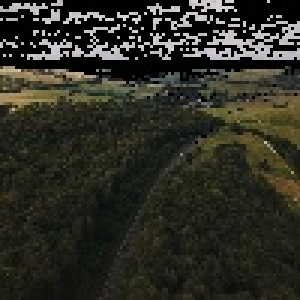
#> input picture debug_images/photo_01.jpeg, 100 x 100 px (shown 3 times larger)
$ python -i horizonDetector.py   (imports and definitions only)
#> lines starting #> are read from the running program, lines starting #| are printed output that depends on the picture; after the words box and inside, x2 and y2 are one past the last pixel; in counts of white or black regions, pixels touching at a corner belong together
import cv2
import numpy as np
from math import inf


# CONSTANTS
FOV = 60
LOWER_YELL = np.array([ 15,  50, 155])
UPPER_YELL = np.array([ 22, 205, 255])
LOWER_BLUE = np.array([ 90,   0, 100])
UPPER_BLUE = np.array([125, 255, 255])
LOWER_RED1 = np.array([  0,   0, 175])
UPPER_RED1 = np.array([ 30,  35, 255])
LOWER_RED2 = np.array([170,   0, 175])
UPPER_RED2 = np.array([179,  35, 255])

def HSVfilter(img:np.ndarray):
    img  = cv2.cvtColor(img, cv2.COLOR_BGR2HSV)
    yell = cv2.inRange(img, LOWER_YELL, UPPER_YELL)
    blue = cv2.inRange(img, LOWER_BLUE, UPPER_BLUE)
    red  = cv2.bitwise_or(
        cv2.inRange(img, LOWER_RED1, UPPER_RED1),
        cv2.inRange(img, LOWER_RED2, UPPER_RED2)
    )
    return cv2.bitwise_or(blue, red), yell

def showImg(img:np.ndarray, name:str=''):
    # Вывод изображения для отслеживания процесса и дебага
    w, h = img.shape[1::-1]
    cv2.namedWindow(name, cv2.WINDOW_NORMAL | cv2.WINDOW_KEEPRATIO)
    cv2.resizeWindow(name, int(300 * w/h), 300)
    cv2.imshow(name, img)

def ransacPolyfit(points:list, threshold:float=2.5):
    points = np.asarray(points)
    n_points = len(points)
    max_inliers = 4
    best_mask = None

    for _ in range(20):
        p1, p2 = points[np.random.choice(n_points, 2, replace=False)]
        if np.array_equal(p1, p2): continue

        line_vec = p2 - p1
        line_len = np.linalg.norm(line_vec)

        # d = |(p2-p1) x (p1-p0)| / |p2-p1|
        distances = np.abs(np.cross(line_vec, p1 - points)) / line_len
        inliers_mask = distances < threshold
        n_inliers = np.sum(inliers_mask)

        if n_inliers > max_inliers:
            max_inliers = n_inliers
            best_mask = inliers_mask

    k, b = None, None
    if best_mask is not None:
        try:
            inliers = points[best_mask]
            k, b = np.polyfit(inliers[:, 0], inliers[:, 1], 1)
        except np.linalg.LinAlgError:
            # Линия горизонта вертикальная
            k, b = inf, np.average(inliers[:, 0])
    return k, b

def findPitchRoll(frame:np.ndarray, debug_mode:bool=False) -> tuple[None, None] | tuple[np.float64, np.float64]:
    pitch, roll = None, None
    w, h = frame.shape[1::-1]
    c_x, c_y = w//2, h//2

    # Сжимаем изображение, чтобы уменьшить число точек
    # Не обрезаем, чтобы сохранить изображение полностью
    resized = cv2.resize(frame, (100, 100))

    # Получаем маски неба/воды и полей (поля часто засвечивают)
    mask_blue, mask_fields = HSVfilter(resized)
    # Переводим изображение в оттенки серого с наложением маски,
    # чтобы высветлить небо и сделать его более явным
    blue_filtered_gray = cv2.add(cv2.cvtColor(resized, cv2.COLOR_BGR2GRAY), mask_blue)
    # Делаем изображение бинарным
    _, bw_img = cv2.threshold(blue_filtered_gray, 250, 255, cv2.THRESH_OTSU)
    # В солнечный день поля засвечивают, поэтому закрываем их маской
    bw_img = cv2.bitwise_and(bw_img, cv2.bitwise_not(mask_fields))

    # Ищем контур неба
    contours, _ = cv2.findContours(bw_img, cv2.RETR_TREE, cv2.CHAIN_APPROX_NONE)
    if len(contours) == 0: return None, None

    # Предполагаем, что самый большой контур = небо
    sky = sorted(contours, key=cv2.contourArea, reverse=True)[0]

    # Сортируем точки
    edge_points = []     # Лежат на краях изображения, поэтому точно не горизонт
    non_edge_points = [] # Лежат на горизонте и краях водоёмов, засветов и т.д.
    for p in sky:
        x, y = p[0]
        if x == 0 or x == 99 or y == 0 or y == 99:
            edge_points.append(p[0])
        else:
            non_edge_points.append(p[0])

    non_edge_points = non_edge_points[::5]
    edge_points = edge_points[::10]

    # Точки на краях изображения используем для того, чтобы определить ориентацию
    avg = np.average(edge_points, axis=0).astype('int8') if edge_points else []
    if len(avg) == 0:
        # Нельзя понять, где небо
        return pitch, roll

    # Получаем уравнение прямой по точкам
    k, b = ransacPolyfit(non_edge_points)
    if k is None:
        # Горизонт не найден
        return pitch, roll
    elif k is inf:
        # Горизонт строго вертикальный
        b = b * w/100
        roll = 90 if b < avg[0] else -90
        pitch = (c_x - b) / h * FOV * np.sign(roll)
        return pitch, roll

    # Масштабируем коэффициенты под оригинал
    k, b = k * h/w, b * h/100

    is_sky_down = 0 if k*avg[0]+b > avg[1] else 1
    # Проверяем, куда смотрит нос. Подобрал через таблицу истинности
    is_nose_up = (c_y > k*c_x+b) ^ is_sky_down
    # Проекция центра изображения на горизонт
    proj = [c_x, c_y] - np.array([k, -1]) * (k*c_x-c_y+b) / (k**2 + 1)
    # Число пикселей между проекцией и центром
    dist_to_horizon = np.linalg.norm(proj - np.array([c_x, c_y]))
    # Определяем тангаж через FOV
    pitch = dist_to_horizon/h*FOV * ((-1)**is_nose_up)
    # Определяем крен с поправкой на то, где небо
    roll = -np.rad2deg(np.atan(k)) + 180 * is_sky_down * np.sign(k)

    if debug_mode:
        bw_img = cv2.cvtColor(bw_img, cv2.COLOR_GRAY2BGR)

        bw_img[50][50] = (0, 255, 0)
        bw_img[avg[1]][avg[0]] = (0, 255, 0)
        for pos in edge_points:
            bw_img[pos[1]][pos[0]] = (255, 0, 0)
        for pos in non_edge_points:
            bw_img[pos[1]][pos[0]] = (0, 0, 255)

        cv2.line(frame, (0, int(b)), (w, int(k*(w-1)+b)), (0,0,255), 5)
        cv2.line(frame, (c_x, c_y), proj.astype('int16'), (0,0,255), 5)
        showImg(bw_img, 'Binary')
        showImg(frame, 'Original')
        #return pitch, roll, frame, bw_img
    return pitch, roll

>>> import cv2
>>> picture = cv2.imread('debug_images/photo_01.jpeg')
#> picture is the input picture: shape (100, 100, 3); mean B, G, R 36.8, 45.9, 45.9
>>> result = findPitchRoll(picture)
#> in HSVfilter, `img  = cv2.cvtColor(img, cv2.COLOR_BGR2HSV)`: img: shape (100, 100, 3); mean H, S, V 51, 93.5, 47.5
#> in HSVfilter, `yell = cv2.inRange(img, LOWER_YELL, UPPER_YELL)`:
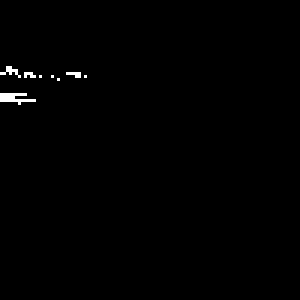
#> yell: shape (100, 100) (shown 3 times larger); 0.55% white in thin lines or dots, all inside (x1, y1, x2, y2) = (0, 22, 29, 35)
#> in HSVfilter, `blue = cv2.inRange(img, LOWER_BLUE, UPPER_BLUE)`:
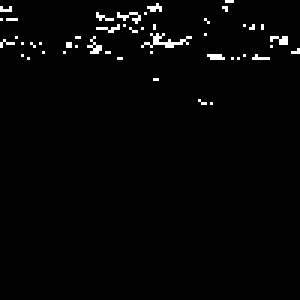
#> blue: shape (100, 100) (shown 3 times larger); 1.9% white in thin lines or dots, all inside (x1, y1, x2, y2) = (0, 0, 100, 35)
#> in HSVfilter, `red  = cv2.bitwise_or( cv2.inRange(img, LOWER_RED1, UPPER_RED1), cv2.i..`:
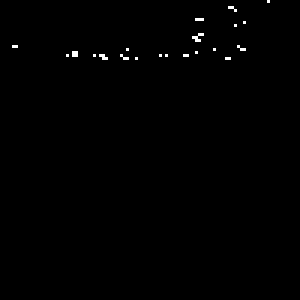
#> red: shape (100, 100) (shown 3 times larger); 0.43% white in thin lines or dots, all inside (x1, y1, x2, y2) = (4, 0, 90, 20)
#> in findPitchRoll, `mask_blue, mask_fields = HSVfilter(resized)`:
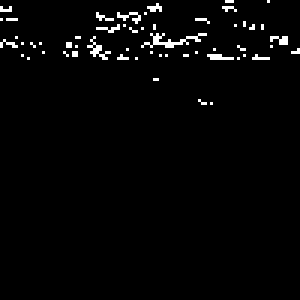
#> mask_blue: shape (100, 100) (shown 3 times larger); 2.3% white in thin lines or dots, all inside (x1, y1, x2, y2) = (0, 0, 100, 35)
#> in findPitchRoll, `blue_filtered_gray = cv2.add(cv2.cvtColor(resized, cv2.COLOR_BGR2GRAY)..`:
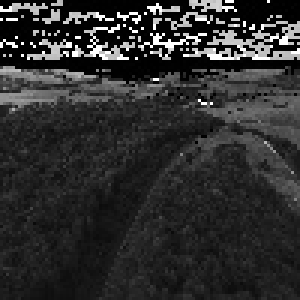
#> blue_filtered_gray: shape (100, 100) (shown 3 times larger); min 0, max 255, mean 46.3
#> in findPitchRoll, `_, bw_img = cv2.threshold(blue_filtered_gray, 250, 255, cv2.THRESH_OTSU)`:
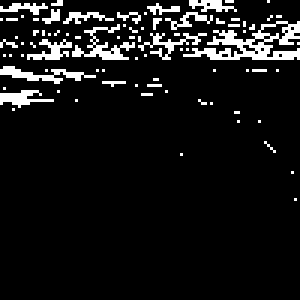
#> bw_img: shape (100, 100) (shown 3 times larger); 8.6% white in thin lines or dots, all inside (x1, y1, x2, y2) = (0, 0, 100, 67)
#> in findPitchRoll, `bw_img = cv2.bitwise_and(bw_img, cv2.bitwise_not(mask_fields))`:
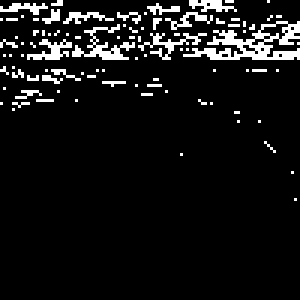
#> bw_img: shape (100, 100) (shown 3 times larger); 8% white in thin lines or dots, all inside (x1, y1, x2, y2) = (0, 0, 100, 67)
#> in findPitchRoll, `contours, _ = cv2.findContours(bw_img, cv2.RETR_TREE, cv2.CHAIN_APPROX..`: contours = 107 contours, 102 with area under 20; largest, box (x1, y1, x2, y2) and area: (61, 7, 100, 20) 170, (24, 8, 45, 20) 41, (86, 7, 97, 14) 33, (9, 13, 24, 20) 26, (63, 0, 79, 4) 20
#> in findPitchRoll, `sky = sorted(contours, key=cv2.contourArea, reverse=True)[0]`: sky = contour of 165 points, box (x1, y1, x2, y2) (61, 7, 100, 20), area 170
#> the loop in findPitchRoll, `for p in sky:` made 165 passes
#> (x, y) on passes 1 to 3: (92, 7), (91, 8), (90, 8)
#> after the loop in findPitchRoll, `for p in sky:`: edge_points = [[99, 19], [99, 18], [99, 17], [99, 16], [99, 12], [99, 10], [99, 9], [99, 8], [99, 7]]; non_edge_points = 156 pairs, first value 61 to 98, second value 7 to 19
#> in findPitchRoll, `non_edge_points = non_edge_points[::5]`: non_edge_points = 32 pairs, first value 61 to 98, second value 7 to 19
#> in findPitchRoll, `edge_points = edge_points[::10]`: edge_points = [[99, 19]]
#> in findPitchRoll, `avg = np.average(edge_points, axis=0).astype('int8') if edge_points el..`: avg = [99, 19]
#> in ransacPolyfit, `points = np.asarray(points)`: points has the same summary as non_edge_points in findPitchRoll
#> in ransacPolyfit, `n_points = len(points)`: n_points = 32
#> the loop in ransacPolyfit, `for _ in range(20):` made 20 passes
#> (p1, p2, line_vec, line_len, n_inliers, max_inliers) on pass 1: ([76, 18], [96, 19], [20, 1], 20.02, 16, 16)
#> (p1, p2, line_vec, line_len, n_inliers) on passes 2 to 7: ([96, 14], [73, 17], [-23, 3], 23.19, 16), ([91, 19], [98, 8], [7, -11], 13.04, 5), ([76, 18], [61, 18], [-15, 0], 15, 16), ([81, 18], [72, 10], [-9, -8], 12.04, 5), ([76, 19], [96, 17], [20, -2], 20.1, 14), ([72, 10], [66, 18], [-6, 8], 10, 5)
#> after the loop in ransacPolyfit, `for _ in range(20):`: max_inliers = 16
#> in ransacPolyfit, `inliers = points[best_mask]`: inliers = 16 rows, first 8: [80, 18], [76, 18], [73, 17], [69, 16], [64, 16], [61, 18], [66, 18], [71, 19]
#> in ransacPolyfit, `k, b = np.polyfit(inliers[:, 0], inliers[:, 1], 1)`: k = 0.0217; b = 16.1
#> in findPitchRoll, `k, b = ransacPolyfit(non_edge_points)`: k = 0.0217; b = 16.1
#> in findPitchRoll, `is_sky_down = 0 if k*avg[0]+b > avg[1] else 1`: is_sky_down = 1
#> in findPitchRoll, `is_nose_up = (c_y > k*c_x+b) ^ is_sky_down`: is_nose_up = 0
#> in findPitchRoll, `proj = [c_x, c_y] - np.array([k, -1]) * (k*c_x-c_y+b) / (k**2 + 1)`: proj = [50.71, 17.2]
#> in findPitchRoll, `dist_to_horizon = np.linalg.norm(proj - np.array([c_x, c_y]))`: dist_to_horizon = 32.81
#> in findPitchRoll, `pitch = dist_to_horizon/h*FOV * ((-1)**is_nose_up)`: pitch = 19.69
#> in findPitchRoll, `roll = -np.rad2deg(np.atan(k)) + 180 * is_sky_down * np.sign(k)`: roll = 178.8
#> result = (19.69, 178.8)

$ run again, on debug_images/photo_02.jpeg
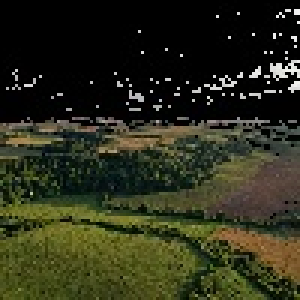
#> input picture debug_images/photo_02.jpeg, 100 x 100 px (shown 3 times larger)
#> picture is the input picture: shape (100, 100, 3); mean B, G, R 26.8, 46, 44.1
#> img: shape (100, 100, 3); mean H, S, V 29, 101.2, 48
#> in HSVfilter, `yell = cv2.inRange(img, LOWER_YELL, UPPER_YELL)`:
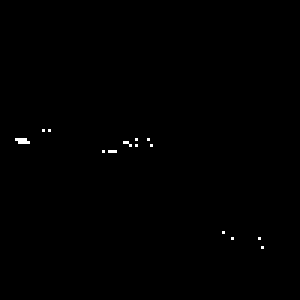
#> yell: shape (100, 100) (shown 3 times larger); 0.25% white in thin lines or dots, all inside (x1, y1, x2, y2) = (5, 43, 88, 83)
#> blue: shape (100, 100); 0.09% white in thin lines or dots, all inside (x1, y1, x2, y2) = (32, 17, 96, 37)
#> red: shape (100, 100); 1.3% white in thin lines or dots, all inside (x1, y1, x2, y2) = (2, 3, 100, 36)
#> mask_blue: shape (100, 100); 1.4% white in thin lines or dots, all inside (x1, y1, x2, y2) = (2, 3, 100, 37)
#> in findPitchRoll, `bw_img = cv2.bitwise_and(bw_img, cv2.bitwise_not(mask_fields))`:
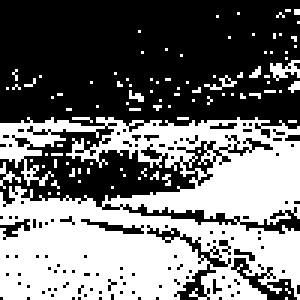
#> bw_img: shape (100, 100) (shown 3 times larger); 44.8% white; 96 white regions (93 under 20 px)
#> contours = 277 contours, 266 with area under 20; largest, box (x1, y1, x2, y2) and area: (0, 39, 100, 100) 4378, (40, 67, 80, 76) 123, (60, 46, 72, 59) 65, (26, 72, 49, 79) 59, (59, 77, 77, 90) 58
#> sky = contour of 820 points, box (x1, y1, x2, y2) (0, 39, 100, 100), area 4378
#> the loop in findPitchRoll, `for p in sky:` made 820 passes
#> (x, y) on passes 1 to 3: (9, 39), (10, 40), (9, 41)
#> after the loop in findPitchRoll, `for p in sky:`: edge_points = 171 pairs, first value 0 to 99, second value 41 to 99; non_edge_points = 649 pairs, first value 1 to 98, second value 39 to 98
#> in findPitchRoll, `non_edge_points = non_edge_points[::5]`: non_edge_points = 130 pairs, first value 1 to 98, second value 39 to 98
#> in findPitchRoll, `edge_points = edge_points[::10]`: edge_points = [[0, 41], [0, 52], [0, 71], [0, 82], [0, 92], [4, 99], [15, 99], [27, 99], [39, 99], [50, 99], [67, 99], [76, 99], [86, 99], [99, 89], [99, 79], [99, 64], [99, 54], [99, 42]]
#> avg = [47, 81]
#> points has the same summary as non_edge_points in findPitchRoll
#> n_points = 130
#> the loop in ransacPolyfit, `for _ in range(20):` made 20 passes
#> (p1, p2, line_vec, line_len, n_inliers, max_inliers) on passes 1, 2, 3, 14, 15: ([14, 60], [13, 67], [-1, 7], 7.07, 8, 8), ([68, 92], [81, 93], [13, 1], 13.04, 9, 9), ([8, 59], [97, 94], [89, 35], 95.63, 17, 17), ([63, 63], [27, 46], [-36, -17], 39.81, 19, 19), ([83, 89], [25, 47], [-58, -42], 71.61, 21, 21)
#> after the loop in ransacPolyfit, `for _ in range(20):`: max_inliers = 21
#> inliers = 21 rows, first 8: [19, 45], [18, 43], [23, 43], [29, 50], [27, 46], [25, 47], [31, 52], [34, 53]
#> in ransacPolyfit, `k, b = np.polyfit(inliers[:, 0], inliers[:, 1], 1)`: k = 0.717; b = 29.14
#> in findPitchRoll, `k, b = ransacPolyfit(non_edge_points)`: k = 0.717; b = 29.14
#> is_sky_down = 1
#> proj = [42.91, 59.89]
#> dist_to_horizon = 12.17
#> pitch = -7.3
#> roll = 144.4
#> result = (-7.3, 144.4)

$ run again, on debug_images/photo_04.jpeg
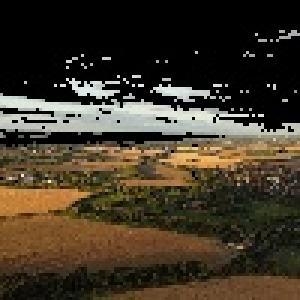
#> input picture debug_images/photo_04.jpeg, 100 x 100 px (shown 3 times larger)
#> picture is the input picture: shape (100, 100, 3); mean B, G, R 39.9, 55.5, 64.9
#> img: shape (100, 100, 3); mean H, S, V 22.6, 99, 65.8
#> yell: shape (100, 100); 5% white; 23 white regions (18 under 20 px), largest, box (x1, y1, x2, y2) and area: (0, 62, 30, 72) 197, (53, 47, 98, 57) 172, (36, 49, 49, 53) 27, (52, 56, 61, 62) 26, (27, 54, 46, 56) 21
#> blue: shape (100, 100); 0.18% white in thin lines or dots, all inside (x1, y1, x2, y2) = (24, 12, 97, 45)
#> red: shape (100, 100); 0.54% white in thin lines or dots, all inside (x1, y1, x2, y2) = (8, 10, 100, 61)
#> in findPitchRoll, `bw_img = cv2.bitwise_and(bw_img, cv2.bitwise_not(mask_fields))`:
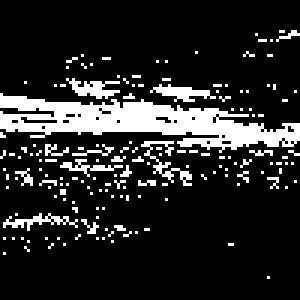
#> bw_img: shape (100, 100) (shown 3 times larger); 15.4% white; 160 white regions (154 under 20 px)
#> contours = 191 contours, 186 with area under 20; largest, box (x1, y1, x2, y2) and area: (0, 31, 100, 51) 788, (22, 26, 40, 33) 38, (50, 28, 72, 34) 36, (6, 38, 20, 42) 25, (1, 71, 26, 77) 24
#> sky = contour of 319 points, box (x1, y1, x2, y2) (0, 31, 100, 51), area 788
#> the loop in findPitchRoll, `for p in sky:` made 319 passes
#> (x, y) on passes 1 to 3: (0, 31), (0, 32), (0, 33)
#> after the loop in findPitchRoll, `for p in sky:`: edge_points = [[0, 31], [0, 32], [0, 33], [0, 34], [0, 35], [0, 37], [0, 38], [0, 39], [0, 40], [0, 41], [0, 42], [99, 46], [99, 45], [99, 44], [99, 43], [99, 42], [99, 41]]; non_edge_points = 302 pairs, first value 1 to 98, second value 32 to 50
#> in findPitchRoll, `non_edge_points = non_edge_points[::5]`: non_edge_points = 61 pairs, first value 1 to 98, second value 32 to 48
#> in findPitchRoll, `edge_points = edge_points[::10]`: edge_points = [[0, 31], [0, 42]]
#> avg = [0, 36]
#> points has the same summary as non_edge_points in findPitchRoll
#> n_points = 61
#> the loop in ransacPolyfit, `for _ in range(20):` made 20 passes
#> (p1, p2, line_vec, line_len, n_inliers, max_inliers) on passes 1 to 2: ([61, 46], [98, 47], [37, 1], 37.01, 26, 26), ([85, 47], [15, 44], [-70, -3], 70.06, 28, 28)
#> after the loop in ransacPolyfit, `for _ in range(20):`: max_inliers = 28
#> inliers = 28 pairs, first value 5 to 98, second value 42 to 48
#> in ransacPolyfit, `k, b = np.polyfit(inliers[:, 0], inliers[:, 1], 1)`: k = 0.0566; b = 42.1
#> in findPitchRoll, `k, b = ransacPolyfit(non_edge_points)`: k = 0.0566; b = 42.1
#> is_sky_down = 0
#> is_nose_up = 1
#> proj = [50.29, 44.94]
#> dist_to_horizon = 5.06
#> pitch = -3.04
#> roll = -3.24
#> result = (-3.04, -3.24)
